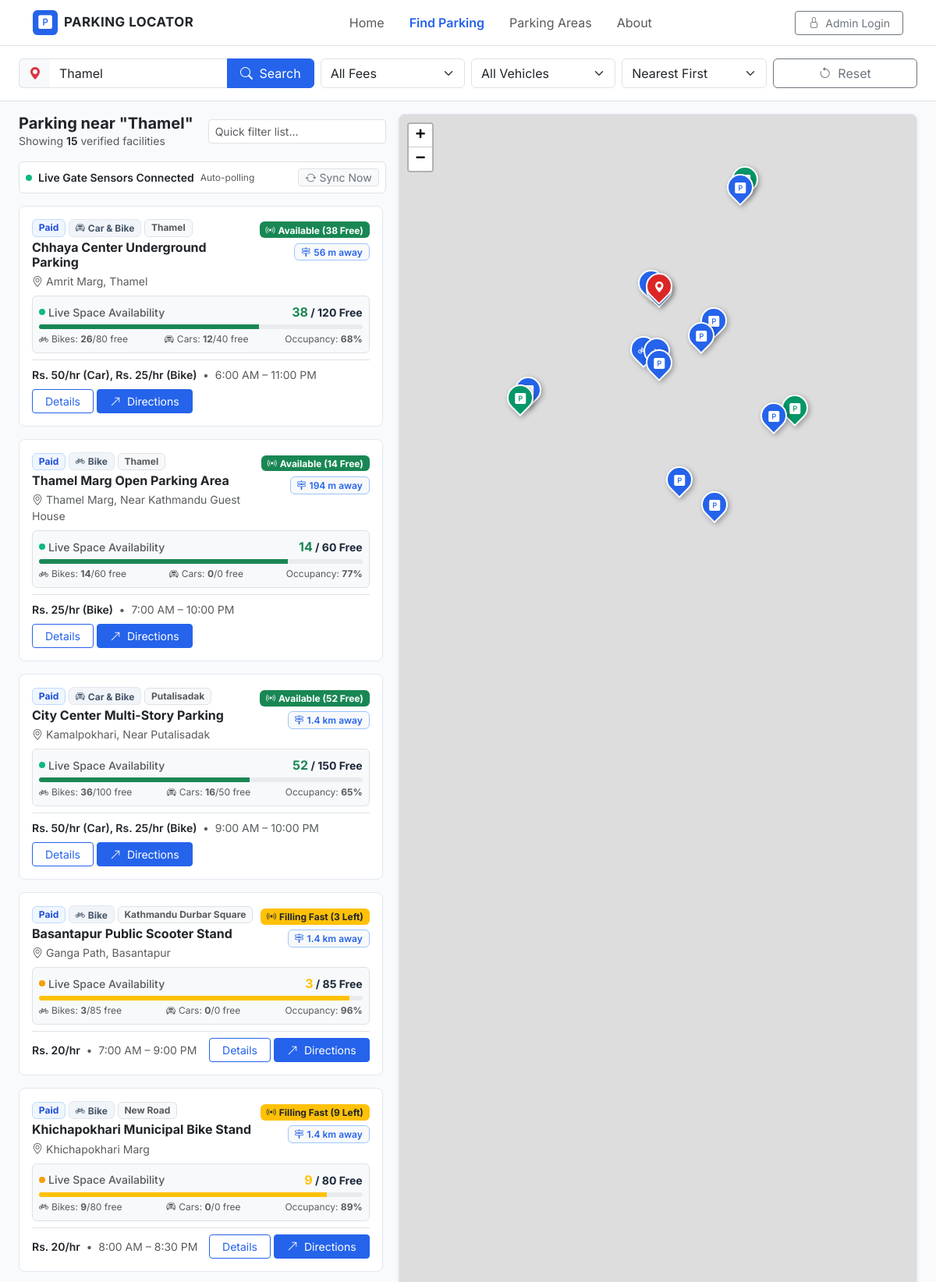
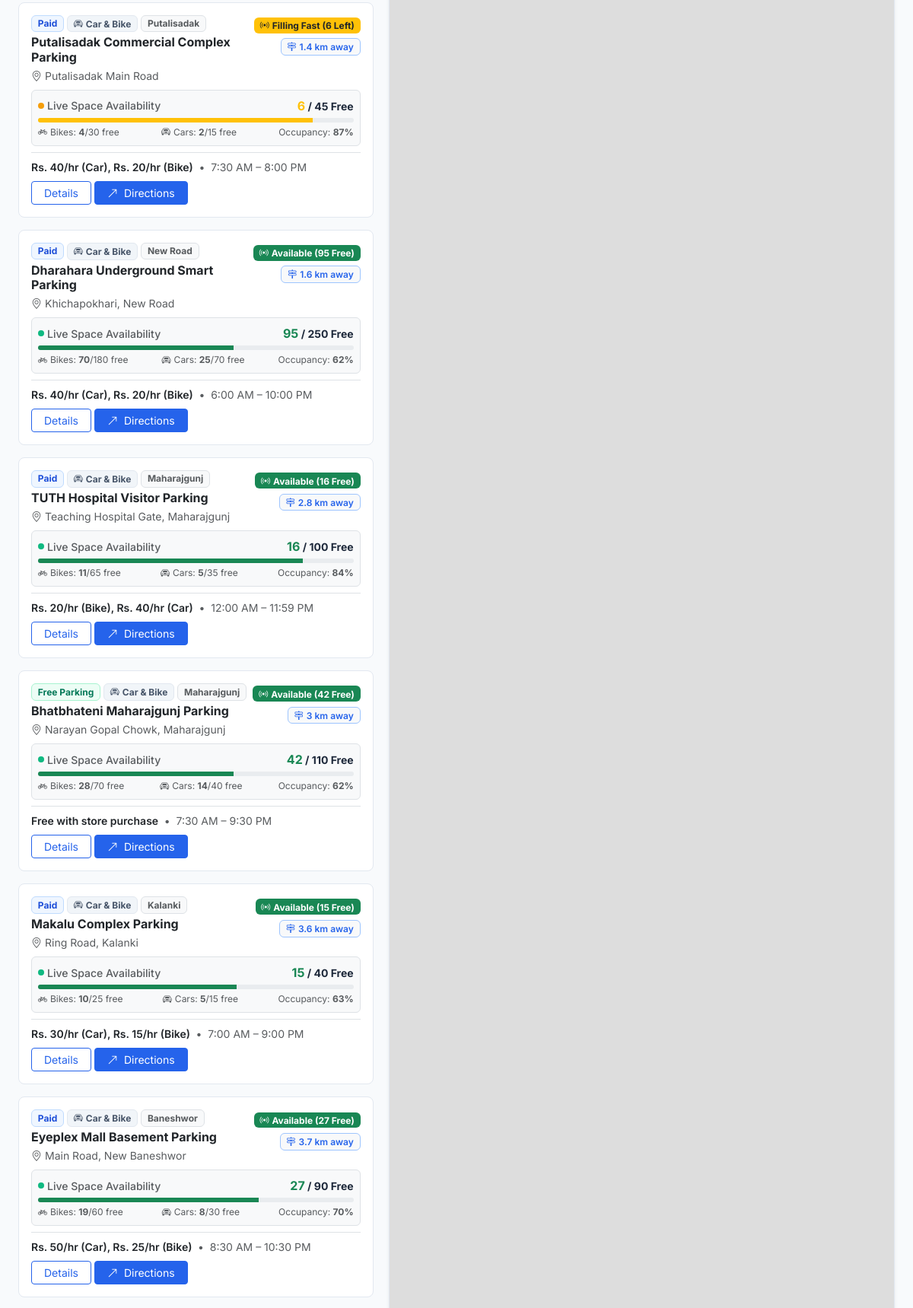
/find-parking.php?destination=Thamel (upper part), run on the app's committed database (2 pictures, top to bottom).
### tables this page shows
CREATE TABLE IF NOT EXISTS `parking_facilities` (
  `id` int(11) NOT NULL AUTO_INCREMENT,
  `name` varchar(150) NOT NULL,
  `address` varchar(255) NOT NULL,
  `area` varchar(100) NOT NULL,
  `latitude` decimal(10,8) NOT NULL,
  `longitude` decimal(11,8) NOT NULL,
  `payment_type` enum('free','paid') NOT NULL DEFAULT 'paid',
  `parking_fee` varchar(100) DEFAULT NULL,
  `vehicle_type` enum('car','motorcycle','both') NOT NULL DEFAULT 'both',
  `total_capacity` int(11) NOT NULL DEFAULT 50,
  `available_spaces` int(11) NOT NULL DEFAULT 20,
  `capacity_bike` int(11) NOT NULL DEFAULT 30,
  `available_bike` int(11) NOT NULL DEFAULT 12,
  `capacity_car` int(11) NOT NULL DEFAULT 20,
  `available_car` int(11) NOT NULL DEFAULT 8,
  `opening_time` time DEFAULT '07:00:00',
  `closing_time` time DEFAULT '21:00:00',
  `contact` varchar(50) DEFAULT NULL,
  `description` text DEFAULT NULL,
  `image` varchar(255) DEFAULT NULL,
  `status` enum('active','inactive') NOT NULL DEFAULT 'active',
  `last_verified` date NOT NULL,
  `last_spaces_update` datetime DEFAULT CURRENT_TIMESTAMP ON UPDATE CURRENT_TIMESTAMP,
  `created_at` datetime DEFAULT CURRENT_TIMESTAMP,
  `updated_at` datetime DEFAULT CURRENT_TIMESTAMP ON UPDATE CURRENT_TIMESTAMP,
  PRIMARY KEY (`id`),
  KEY `idx_area` (`area`),
  KEY `idx_payment` (`payment_type`),
  KEY `idx_status` (`status`)
);

### find-parking.php (the view, shortened to what the rows shown need)
<?php
require_once __DIR__ . '/includes/functions.php';
$destination = isset($_GET['destination']) ? sanitizeInput($_GET['destination']) : '';
$paymentFilter = isset($_GET['payment']) ? sanitizeInput($_GET['payment']) : 'all';
$vehicleFilter = isset($_GET['vehicle']) ? sanitizeInput($_GET['vehicle']) : 'all';
$sortFilter = isset($_GET['sort']) ? sanitizeInput($_GET['sort']) : 'nearest';
$areaFilter = isset($_GET['area']) ? sanitizeInput($_GET['area']) : '';
$destCoords = null;
if (!empty($destination)) {
    $destCoords = resolveDestinationCoordinates($destination);
}
$filters = [
    'payment_type' => $paymentFilter,
    'vehicle_type' => $vehicleFilter,
    'sort' => $sortFilter,
    'area' => $areaFilter
];
if ($destCoords) {
    $parkingFacilities = getNearbyParking($destCoords['latitude'], $destCoords['longitude'], $filters);
}
require_once __DIR__ . '/includes/header.php';
?>
<div class="container-fluid px-lg-4 py-3 flex-grow-1">
    <div class="row g-3">
        <div class="col-lg-5 col-xl-5 order-2 order-lg-1">
            <div class="parking-results-scroll pe-lg-1" id="parking-results-container" style="max-height: calc(100vh - 230px); overflow-y: auto;">
                <div class="d-flex flex-column gap-3">
                    <?php foreach ($parkingFacilities as $facility): ?>
                        <?php
                            $liveData = formatRealtimeSpacesData($facility);
                            $jsonAttr = htmlspecialchars(json_encode([
                                'id' => (int)$facility['id'],
                                'name' => $facility['name'],
                                'address' => $facility['address'],
                                'area' => $facility['area'],
                                'latitude' => (float)$facility['latitude'],
                                'longitude' => (float)$facility['longitude'],
                                'payment_type' => $facility['payment_type'],
                                'parking_fee' => $facility['parking_fee'],
                                'vehicle_type' => $facility['vehicle_type'],
                                'distance_formatted' => $facility['distance_formatted'] ?? null,
                                'total_capacity' => $liveData['total_capacity'],
                                'available_spaces' => $liveData['available_spaces'],
                                'capacity_bike' => $liveData['capacity_bike'],
                                'available_bike' => $liveData['available_bike'],
                                'capacity_car' => $liveData['capacity_car'],
                                'available_car' => $liveData['available_car'],
                                'status_level' => $liveData['status_level'],
                                'status_text' => $liveData['status_text'],
                                'badge_class' => $liveData['badge_class'],
                                'occupancy_percent' => $liveData['occupancy_percent']
                            ]), ENT_QUOTES, 'UTF-8');
                        ?>
                        <div class="parking-card parking-card-item p-3 cursor-pointer"
                             id="parking-card-<?php echo $facility['id']; ?>"
                             data-id="<?php echo $facility['id']; ?>"
                             data-payment="<?php echo htmlspecialchars($facility['payment_type']); ?>"
                             data-vehicle="<?php echo htmlspecialchars($facility['vehicle_type']); ?>"
                             data-name="<?php echo htmlspecialchars($facility['name']); ?>"
                             data-address="<?php echo htmlspecialchars($facility['address']); ?>"
                             data-area="<?php echo htmlspecialchars($facility['area']); ?>"
                             data-json="<?php echo $jsonAttr; ?>">
                            <div class="d-flex justify-content-between align-items-start mb-2">
                                <div>
                                    <div class="d-flex flex-wrap gap-1 align-items-center mb-1">
                                        <?php if ($facility['payment_type'] === 'free'): ?>
                                            <span class="badge badge-payment-free">Free Parking</span>
                                        <?php else: ?>
                                            <span class="badge badge-payment-paid">Paid</span>
                                        <?php endif; ?>
                                        <?php if ($facility['vehicle_type'] === 'car'): ?>
                                            <span class="badge badge-vehicle"><i class="bi bi-car-front me-1"></i>Car</span>
                                        <?php elseif ($facility['vehicle_type'] === 'motorcycle'): ?>
                                            <span class="badge badge-vehicle"><i class="bi bi-bicycle me-1"></i>Bike</span>
                                        <?php else: ?>
                                            <span class="badge badge-vehicle"><i class="bi bi-car-front me-1"></i>Car &amp; Bike</span>
                                        <?php endif; ?>
                                        <span class="badge bg-light text-muted border"><?php echo htmlspecialchars($facility['area']); ?></span>
                                    </div>
                                    <h6 class="fw-bold text-dark mb-1"><?php echo htmlspecialchars($facility['name']); ?></h6>
                                    <div class="text-muted small">
                                        <i class="bi bi-geo-alt me-1"></i><?php echo htmlspecialchars($facility['address']); ?>
                                    </div>
                                </div>
                                <div class="text-end ps-2">
                                    <span class="badge <?php echo $liveData['badge_class']; ?> fs-7 live-space-badge" id="live-badge-<?php echo $facility['id']; ?>">
                                        <i class="bi bi-broadcast me-1"></i><span class="badge-text"><?php echo $liveData['status_text']; ?></span>
                                    </span>
                                    <?php if (!empty($facility['distance_formatted'])): ?>
                                        <div class="mt-1">
                                            <span class="badge bg-light text-primary border border-primary-subtle fs-7 fw-semibold">
                                                <i class="bi bi-signpost-2 me-1"></i><?php echo htmlspecialchars($facility['distance_formatted']); ?>
                                            </span>
                                        </div>
                                    <?php endif; ?>
                                </div>
                            </div>
                            <div class="p-2 my-2 rounded border bg-light live-space-box" id="live-space-box-<?php echo $facility['id']; ?>">
                                <div class="d-flex justify-content-between align-items-center small mb-1">
                                    <span class="text-muted fw-medium d-flex align-items-center gap-1">
                                        <span class="live-pulse-dot <?php echo ($liveData['status_level'] === 'full' ? 'dot-danger' : ($liveData['status_level'] === 'limited' ? 'dot-warning' : '')); ?>"></span>
                                        Live Space Availability
                                    </span>
                                    <span class="fw-bold" id="live-summary-<?php echo $facility['id']; ?>">
                                        <span class="<?php echo $liveData['text_color']; ?> fs-6"><?php echo $liveData['available_spaces']; ?></span> / <?php echo $liveData['total_capacity']; ?> Free
                                    </span>
                                </div>
                                <div class="progress" style="height: 6px;">
                                    <div class="progress-bar <?php echo ($liveData['status_level'] === 'full' ? 'bg-danger' : ($liveData['status_level'] === 'limited' ? 'bg-warning' : 'bg-success')); ?>"
                                         id="live-progress-<?php echo $facility['id']; ?>"
                                         role="progressbar"
                                         style="width: <?php echo $liveData['occupancy_percent']; ?>%;"
                                         aria-valuenow="<?php echo $liveData['occupancy_percent']; ?>" aria-valuemin="0" aria-valuemax="100">
                                    </div>
                                </div>
                                <div class="d-flex justify-content-between text-muted mt-1" style="font-size: 0.75rem;">
                                    <span><i class="bi bi-bicycle me-1"></i>Bikes: <strong id="live-bike-<?php echo $facility['id']; ?>"><?php echo $liveData['available_bike']; ?></strong>/<?php echo $liveData['capacity_bike']; ?> free</span>
                                    <span><i class="bi bi-car-front me-1"></i>Cars: <strong id="live-car-<?php echo $facility['id']; ?>"><?php echo $liveData['available_car']; ?></strong>/<?php echo $liveData['capacity_car']; ?> free</span>
                                    <span>Occupancy: <strong id="live-occupancy-<?php echo $facility['id']; ?>"><?php echo $liveData['occupancy_percent']; ?>%</strong></span>
                                </div>
                            </div>
                            <div class="d-flex flex-wrap align-items-center justify-content-between pt-2 mt-2 border-top gap-2">
                                <div class="small text-muted">
                                    <span class="fw-semibold text-dark">
                                        <?php echo !empty($facility['parking_fee']) ? htmlspecialchars($facility['parking_fee']) : ($facility['payment_type'] === 'free' ? 'Free of charge' : 'Standard rate'); ?>
                                    </span>
                                    <span class="mx-1">•</span>
                                    <span><?php echo formatTime($facility['opening_time']); ?> – <?php echo formatTime($facility['closing_time']); ?></span>
                                </div>
                                <div class="d-flex gap-1">
                                    <a href="<?php echo $baseUrl; ?>/parking-details.php?id=<?php echo $facility['id']; ?>" class="btn btn-sm btn-outline-primary px-3">
                                        Details
                                    </a>
                                    <a href="https://www.google.com/maps/dir/?api=1&destination=<?php echo $facility['latitude']; ?>,<?php echo $facility['longitude']; ?>" target="_blank" rel="noopener noreferrer" class="btn btn-sm btn-primary px-3" title="Open GPS directions in Google Maps">
                                        <i class="bi bi-arrow-up-right me-1"></i> Directions
                                    </a>
                                </div>
                            </div>
                        </div>
                    <?php endforeach; ?>
                </div>
            </div>
        </div>
    </div>
</div>
<?php
require_once __DIR__ . '/includes/footer.php';
?>

### data on the page
parking_facilities: payment_type "Paid", vehicle_type "both" (drawn), area "Thamel", name "Chhaya Center Underground Parking", address "Amrit Marg, Thamel", status_text "Available (38 Free)", distance_formatted "56 m away", available_spaces "38", total_capacity "120", available_bike "26", capacity_bike "80", available_car "12", capacity_car "40", occupancy_percent "68", parking_fee "Rs. 50/hr (Car), Rs. 25/hr (Bike)", opening_time "6:00 AM", closing_time "11:00 PM"
parking_facilities: payment_type "Paid", vehicle_type "motorcycle" (drawn), area "Thamel", name "Thamel Marg Open Parking Area", address "Thamel Marg, Near Kathmandu Guest House", status_text "Available (14 Free)", distance_formatted "194 m away", available_spaces "14", total_capacity "60", available_bike "14", capacity_bike "60", available_car "0", capacity_car "0", occupancy_percent "77", parking_fee "Rs. 25/hr (Bike)", opening_time "7:00 AM", closing_time "10:00 PM"
parking_facilities: payment_type "Paid", vehicle_type "both" (drawn), area "Putalisadak", name "City Center Multi-Story Parking", address "Kamalpokhari, Near Putalisadak", status_text "Available (52 Free)", distance_formatted "1.4 km away", available_spaces "52", total_capacity "150", available_bike "36", capacity_bike "100", available_car "16", capacity_car "50", occupancy_percent "65", parking_fee "Rs. 50/hr (Car), Rs. 25/hr (Bike)", opening_time "9:00 AM", closing_time "10:00 PM"
parking_facilities: payment_type "Paid", vehicle_type "motorcycle" (drawn), area "Kathmandu Durbar Square", name "Basantapur Public Scooter Stand", address "Ganga Path, Basantapur", status_text "Filling Fast (3 Left)", distance_formatted "1.4 km away", available_spaces "3", total_capacity "85", available_bike "3", capacity_bike "85", available_car "0", capacity_car "0", occupancy_percent "96", parking_fee "Rs. 20/hr", opening_time "7:00 AM", closing_time "9:00 PM"
parking_facilities: payment_type "Paid", vehicle_type "motorcycle" (drawn), area "New Road", name "Khichapokhari Municipal Bike Stand", address "Khichapokhari Marg", status_text "Filling Fast (9 Left)", distance_formatted "1.4 km away", available_spaces "9", total_capacity "80", available_bike "9", capacity_bike "80", available_car "0", capacity_car "0", occupancy_percent "89", parking_fee "Rs. 20/hr", opening_time "8:00 AM", closing_time "8:30 PM"
parking_facilities: payment_type "Paid", vehicle_type "both" (drawn), area "Putalisadak", name "Putalisadak Commercial Complex Parking", address "Putalisadak Main Road", status_text "Filling Fast (6 Left)", distance_formatted "1.4 km away", available_spaces "6", total_capacity "45", available_bike "4", capacity_bike "30", available_car "2", capacity_car "15", occupancy_percent "87", parking_fee "Rs. 40/hr (Car), Rs. 20/hr (Bike)", opening_time "7:30 AM", closing_time "8:00 PM"
parking_facilities: payment_type "Paid", vehicle_type "both" (drawn), area "New Road", name "Dharahara Underground Smart Parking", address "Khichapokhari, New Road", status_text "Available (95 Free)", distance_formatted "1.6 km away", available_spaces "95", total_capacity "250", available_bike "70", capacity_bike "180", available_car "25", capacity_car "70", occupancy_percent "62", parking_fee "Rs. 40/hr (Car), Rs. 20/hr (Bike)", opening_time "6:00 AM", closing_time "10:00 PM"
parking_facilities: payment_type "Paid", vehicle_type "both" (drawn), area "Maharajgunj", name "TUTH Hospital Visitor Parking", address "Teaching Hospital Gate, Maharajgunj", status_text "Available (16 Free)", distance_formatted "2.8 km away", available_spaces "16", total_capacity "100", available_bike "11", capacity_bike "65", available_car "5", capacity_car "35", occupancy_percent "84", parking_fee "Rs. 20/hr (Bike), Rs. 40/hr (Car)", opening_time "12:00 AM", closing_time "11:59 PM"
parking_facilities: payment_type "Free Parking", vehicle_type "both" (drawn), area "Maharajgunj", name "Bhatbhateni Maharajgunj Parking", address "Narayan Gopal Chowk, Maharajgunj", status_text "Available (42 Free)", distance_formatted "3 km away", available_spaces "42", total_capacity "110", available_bike "28", capacity_bike "70", available_car "14", capacity_car "40", occupancy_percent "62", parking_fee "Free with store purchase", opening_time "7:30 AM", closing_time "9:30 PM"
parking_facilities: payment_type "Paid", vehicle_type "both" (drawn), area "Kalanki", name "Makalu Complex Parking", address "Ring Road, Kalanki", status_text "Available (15 Free)", distance_formatted "3.6 km away", available_spaces "15", total_capacity "40", available_bike "10", capacity_bike "25", available_car "5", capacity_car "15", occupancy_percent "63", parking_fee "Rs. 30/hr (Car), Rs. 15/hr (Bike)", opening_time "7:00 AM", closing_time "9:00 PM"
parking_facilities: payment_type "Paid", vehicle_type "both" (drawn), area "Baneshwor", name "Eyeplex Mall Basement Parking", address "Main Road, New Baneshwor", status_text "Available (27 Free)", distance_formatted "3.7 km away", available_spaces "27", total_capacity "90", available_bike "19", capacity_bike "60", available_car "8", capacity_car "30", occupancy_percent "70", parking_fee "Rs. 50/hr (Car), Rs. 25/hr (Bike)", opening_time "8:30 AM", closing_time "10:30 PM"

### other printed values
$destCoords['name'] "Thamel"
count($parkingFacilities) "15"
